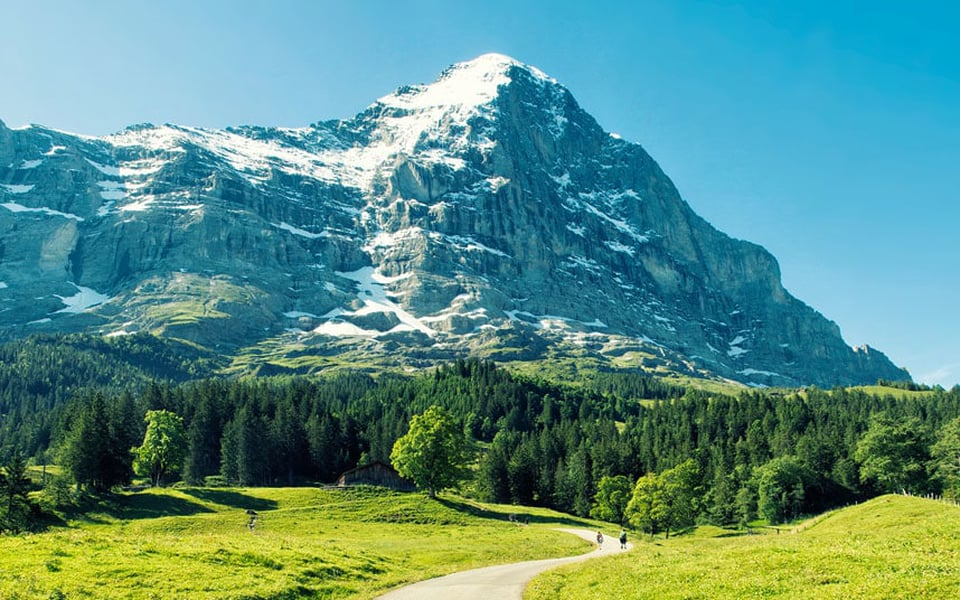
#> input picture lab07/mountain.jpg, 960 x 600 px
$ python -i histo.py   (imports and definitions only)   (older library calls are emulated)
#> lines starting #> are read from the running program, lines starting #| are printed output that depends on the picture
import numpy as np
import cv2
import matplotlib.pyplot as plt


# [17 lines left out: functions print_histogram, histogram, not called in this run]


def bgr_hist(img, nbin=256, norm=True):
    tot_hist = np.zeros([], dtype=np.uint8)
    for i in np.arange(0, 3):
        if i == 0:
            tot_hist = histogram(img[:, :, i], nbin)
        else:
            tot_hist = np.concatenate((tot_hist, histogram(img[:, :, i], nbin)), axis=0)

    return tot_hist


# [29 lines left out: functions joint_hist, main, not called in this run]


# [2 lines not run here, left out]

>>> import cv2
>>> picture = cv2.imread('mountain.jpg', cv2.IMREAD_GRAYSCALE)
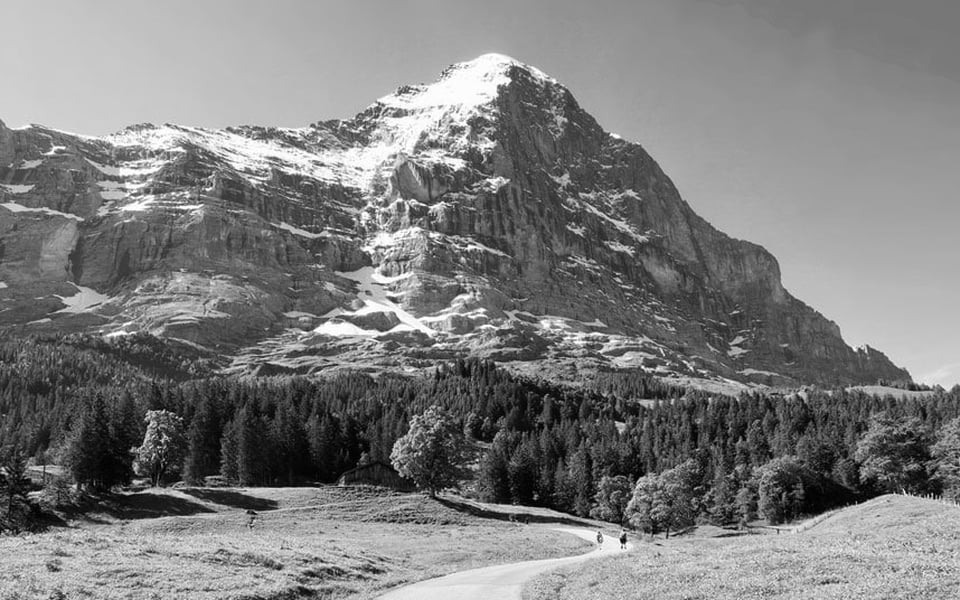
#> picture: shape (600, 960); min 0, max 255, mean 125.8
>>> result = bgr_hist(picture)
#> (the run stopped early here; a loop or call above may not have finished)
